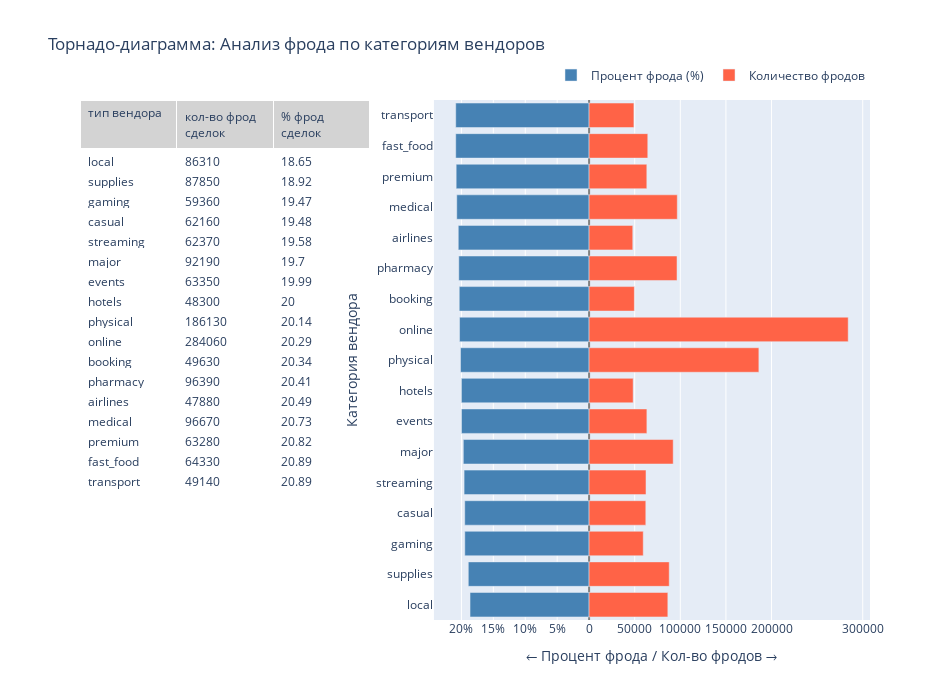

Notebook code cell kept with this figure:
### Markdown cell above
**6. Определённые отрасли — мишени мошенников**

Гипотеза: В некоторых категориях продавцов (например, digital services или gaming) доля фродовых операций выше, чем в других

Метрика: Доля is_fraud по vendor_type

### Code cell
# Упорядочим по проценту фрода
fraud_rate_table = fraud_rate_table.sort_values('fraud_percent', ascending=True)
fig = go.Figure()

# Создаём подграфики: таблица + график
fig = sp.make_subplots(
    rows=1, cols=2,
    column_widths=[0.4, 0.6],
    specs=[[{"type": "table"}, {"type": "xy"}]],
    horizontal_spacing=0.08,
    shared_xaxes=False
)

# Таблица слева
fig.add_trace(
    go.Table(
        header=dict(values=['тип вендора', 'кол-во фрод сделок', '% фрод сделок'],
                    fill_color='lightgrey', align='left'),
        cells=dict(values=[
            fraud_rate_table['vendor_type'],
            fraud_rate_table['fraud_count'],
            fraud_rate_table['fraud_percent']
        ],
        fill_color='white', align='left')
    ),
    row=1, col=1
)

# Масштабируем процент фрода (×20) и инвертируем
fraud_rate_table['fraud_percent_neg_scaled'] = -fraud_rate_table['fraud_percent'] * 7000

# Левая часть — масштабированный процент фрода (×20)
fig.add_trace(go.Bar(
    x=fraud_rate_table['fraud_percent_neg_scaled'],
    y=fraud_rate_table['vendor_type'],
    orientation='h',
    name='Процент фрода (%)',
    marker_color='steelblue'
))

# Правая часть — количество фродов
fig.add_trace(go.Bar(
    x=fraud_rate_table['fraud_count'],
    y=fraud_rate_table['vendor_type'],
    orientation='h',
    name='Количество фродов',
    marker_color='tomato'
))

# Настраиваем график
fig.update_layout(
    title='Торнадо-диаграмма: Анализ фрода по категориям вендоров',
    barmode='relative',
    height=700,
    width=950,
    xaxis=dict(
        title='← Процент фрода / Кол-во фродов →',
        zeroline=True,
        zerolinewidth=2,
        zerolinecolor='gray',
        tickmode='array',
        tickvals=[-140000, -105000, -70000, -35000, 0, 50000, 100000, 150000, 200000, 2500000, 300000],
        ticktext=['20%', '15%', '10%', '5%', '0', '50000', '100000', '150000', '200000', '2500000', '300000']
    ),
    yaxis=dict(
        title='Категория вендора',
        automargin=True
    ),
    legend=dict(
        orientation="h",
        yanchor="bottom",
        y=1.02,
        xanchor="right",
        x=1
    )
)

fig.show()

### Figure 1 — Plotly figure (JSON) as saved in the notebook; plotly's stock layout.template omitted (floating-point values rounded to 4 significant figures)
{"data": [{"cells": {"align": "left", "fill": {"color": "white"}, "values": [["local", "supplies", "gaming", "casual", "streaming", "major", "events", "hotels", "physical", "online", "booking", "pharmacy", "airlines", "medical", "premium", "fast_food", "transport"], [86310, 87850, 59360, 62160, 62370, 92190, 63350, 48300, 186130, 284060, 49630, 96390, 47880, 96670, 63280, 64330, 49140], [18.65, 18.92, 19.47, 19.48, 19.58, 19.7, 19.99, 20, 20.14, 20.29, 20.34, 20.41, 20.49, 20.73, 20.82, 20.89, 20.89]]}, "domain": {"x": [0, 0.368], "y": [0, 1]}, "header": {"align": "left", "fill": {"color": "lightgrey"}, "values": ["тип вендора", "кол-во фрод сделок", "% фрод сделок"]}, "type": "table"}, {"marker": {"color": "steelblue"}, "name": "Процент фрода (%)", "orientation": "h", "type": "bar", "x": [-130500.0, -132400.0, -136300.0, -136400.0, -137100.0, -137900.0, -139900.0, -140000.0, -141000.0, -142000.0, -142400.0, -142900.0, -143400.0, -145100.0, -145700.0, -146200.0, -146200.0], "y": ["local", "supplies", "gaming", "casual", "streaming", "major", "events", "hotels", "physical", "online", "booking", "pharmacy", "airlines", "medical", "premium", "fast_food", "transport"]}, {"marker": {"color": "tomato"}, "name": "Количество фродов", "orientation": "h", "type": "bar", "x": [86310, 87850, 59360, 62160, 62370, 92190, 63350, 48300, 186130, 284060, 49630, 96390, 47880, 96670, 63280, 64330, 49140], "y": ["local", "supplies", "gaming", "casual", "streaming", "major", "events", "hotels", "physical", "online", "booking", "pharmacy", "airlines", "medical", "premium", "fast_food", "transport"]}], "layout": {"barmode": "relative", "height": 700, "legend": {"orientation": "h", "x": 1, "xanchor": "right", "y": 1.02, "yanchor": "bottom"}, "title": {"text": "Торнадо-диаграмма: Анализ фрода по категориям вендоров"}, "width": 950, "xaxis": {"anchor": "y", "domain": [0.448, 1], "tickmode": "array", "ticktext": ["20%", "15%", "10%", "5%", "0", "50000", "100000", "150000", "200000", "2500000", "300000"], "tickvals": [-140000, -105000, -70000, -35000, 0, 50000, 100000, 150000, 200000, 2500000, 300000], "title": {"text": "← Процент фрода / Кол-во фродов →"}, "zeroline": true, "zerolinecolor": "gray", "zerolinewidth": 2}, "yaxis": {"anchor": "x", "automargin": true, "domain": [0, 1], "title": {"text": "Категория вендора"}}}}
